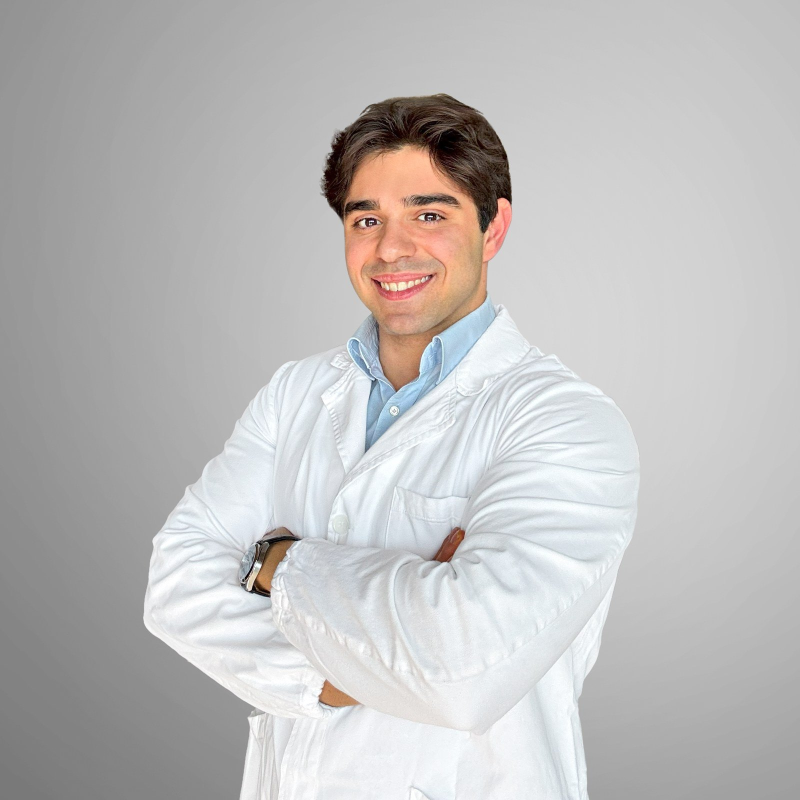
#> input picture libreria/ritratto-camice-grigio.jpg, 1599 x 1600 px, found by its file name (shown at 1/2 size); its folder holds 8 pictures in this run
$ python reel_bilancia.py
#> lines starting #> are read from the running program, lines starting #| are printed output that depends on the picture
### sistema/v2/render.py
"""Generatore delle immagini dei caroselli di @dott_promenzio.

Stile "sito": ricalca il design system del sito (Navy AP e Carta).
Uso: render(carosello, cartella_uscita, cartella_font) -> lista di percorsi JPEG.
Tipi di slide: cover, point, quote, cta.
"""
import colorsys, os, random
from PIL import Image, ImageDraw, ImageFont

W, H, M = 1080, 1350, 92


def hsl(h, s, l):
    r, g, b = colorsys.hls_to_rgb(h / 360, l / 100, s / 100)
    return (round(r * 255), round(g * 255), round(b * 255))


C = dict(
    carta=hsl(40, 33, 98), bianco=(255, 255, 255), ink=hsl(218, 17, 13),
    ink2=hsl(216, 8, 38), ink3=hsl(219, 6, 44), ink2_luce=hsl(208, 18, 29),
    navy50=hsl(216, 45, 96), navy200=hsl(215, 43, 81), navy300=hsl(217, 49, 72),
    navy600=hsl(217, 55, 35), tit500=hsl(209, 16, 44), tit900=hsl(210, 18, 17),
    riga=(224, 224, 224), su_scuro=hsl(40, 20, 98), su_scuro2=hsl(40, 8, 78),
    azione_scuro=hsl(217, 68, 68), azione_scuro_testo=hsl(220, 46, 10),
    riga_scuro=(66, 74, 82),
)

FONT_DIR = "fonts"


def F(peso, size):
    nome = {400: "Inter_400Regular", 500: "Inter_500Medium", 600: "Inter_600SemiBold", 700: "Inter_700Bold"}[peso]
    return ImageFont.truetype(os.path.join(FONT_DIR, nome + ".ttf"), size)


# [63 lines left out: functions larghezza, scrivi, a_capo, blocco, cielo, not called in this run]


_CIELO = None


# [16 lines left out: functions intestazione, piede, not called in this run]


def occhiello(d, xy, testo, fill):
    scrivi(d, xy, testo.upper(), F(600, 26), fill, 0.09)


# [71 lines left out: functions pillola, render, not called in this run]

### sistema/v2/reel_bilancia.py
import sys, os, subprocess, shutil
BASE = os.environ.get('IG_BASE', '/home/claude/ig'); sys.path.insert(0, BASE + '/sistema' if os.path.exists(BASE + '/sistema/foto.py') else BASE)
import numpy as np
from PIL import Image, ImageDraw
import render as R, foto as FT
R.FONT_DIR = os.environ.get('IG_FONTS', BASE + '/fonts')
C = R.C
MAT = os.environ.get('IG_MAT', BASE + '/libreria/')
W, H, FPS = 1080, 1920, 30
M = 90
OUT = os.environ.get('IG_OUT', BASE + '/out') + '/reel'; FR = OUT + '/frames'
os.makedirs(FR, exist_ok=True)
RANGE = os.environ.get('IG_RANGE')  # es. '0:300' per lavorare a blocchi
SOLO_VIDEO = os.environ.get('IG_SOLO_VIDEO') == '1'
bianco = (255, 255, 255); evid = C["navy300"]

# (foto, fx, fy, durata, righe testo [(testo, peso, size, colore)], zoom da, a)
SCENE = [
 ('ritratto-camice-grigio.jpg', .5, .35, 3.5, [("Ti pesi e segna", 600, 84, bianco), ("un chilo in più", 600, 84, evid), ("di ieri?", 600, 84, bianco)], 1.00, 1.10),
 ('metro-girovita.jpg', .5, .5, 4.5, [("Quasi certamente", 600, 76, bianco), ("non è grasso.", 600, 76, evid), ("Per un chilo di grasso servono circa 7.000 calorie in più del necessario.", 400, 46, bianco)], 1.12, 1.00),
 ('cena-tavola.jpg', .5, .5, 4.5, [("Una cena salata", 600, 76, bianco), ("fa trattenere acqua,", 600, 76, bianco), ("per qualche giorno.", 600, 76, evid)], 1.00, 1.12),
 ('piatto-riso-verdure.jpg', .5, .5, 4.5, [("Ogni grammo di glicogeno", 600, 70, bianco), ("nei muscoli si porta dietro", 600, 70, bianco), ("circa 3 grammi d'acqua.", 600, 70, evid)], 1.10, 1.00),
 ('strumenti-plicometro-metro.jpg', .5, .5, 5.0, [("Pesati sempre alla stessa ora", 600, 62, bianco), ("e guarda la media delle settimane.", 600, 62, bianco), ("Meglio ancora: misura il girovita.", 600, 62, evid)], 1.00, 1.10),
 ('visita-studio.jpg', .45, .45, 4.0, [("Ti aiuto a leggere", 600, 84, bianco), ("i numeri giusti.", 600, 84, evid)], 1.08, 1.00),
]
XF = 0.4  # dissolvenza

def base(nome, fx, fy):
#> called with nome = 'ritratto-camice-grigio.jpg', fx = 0.5, fy = 0.35
    img = Image.open(MAT + nome).convert("RGB")
#> img is the input picture: PIL image 1599x1600 RGB; mean R, G, B 190.1, 188.7, 188.4
    s = max(W / img.width, H / img.height) * 1.14
#> s = 1.37
    return img.resize((round(img.width * s), round(img.height * s)), Image.LANCZOS), fx, fy

def inquadra(b, z, zmax=1.14):
    img, fx, fy = b
    w, h = round(W * zmax / z), round(H * zmax / z)
    cx, cy = img.width * fx, img.height * fy
    x = min(max(round(cx - w / 2), 0), img.width - w); y = min(max(round(cy - h / 2), 0), img.height - h)
    return img.crop((x, y, x + w, y + h)).resize((W, H), Image.BILINEAR)

VELO = None
def velo(im):
    global VELO
    if VELO is None:
        a = np.zeros((H, 1), np.float32)
        for y in range(H):
            t1 = max(0, 1 - y / 420) * 0.55
            if y < 820: t2 = 0
            elif y < 1080: t2 = ((y - 820) / 260) ** 1.5
            else: t2 = 1
            a[y, 0] = max(t1, 0.8 * t2)
        VELO = Image.fromarray((np.repeat(a, W, 1) * 255).astype(np.uint8))
    return Image.composite(Image.new("RGB", (W, H), (10, 14, 22)), im, VELO)

def testo(d, righe, t_scena, alpha_glob):
    y = 1100
    for k, (tx, peso, size, col) in enumerate(righe):
        t0 = 0.25 + k * 0.45
        a = min(1, max(0, (t_scena - t0) / 0.35)) * alpha_glob
        if a <= 0:
            f = R.F(peso, size); y += len(R.a_capo(tx, f, W - 2 * M, -0.02 if peso == 600 else 0)) * round(size * 1.15) + 10; continue
        off = round((1 - a) * 24)
        colore = tuple(round(c * a + 20 * (1 - a)) for c in col)
        y = R.blocco(d, (M, y + off), tx, peso, size, colore, W - 2 * M, 1.15 if peso == 600 else 1.35, -0.02 if peso == 600 else 0) - off + 10

def firma(d):
    R.scrivi(d, (M, 150), "Dott. Alessandro Promenzio", R.F(600, 36), bianco, -0.008)
    R.scrivi(d, (M, 196), "Biologo Nutrizionista", R.F(400, 28), (225, 230, 238), 0.01)

basi = [base(s[0], s[1], s[2]) for s in SCENE]
#> call 2 of base, with nome = 'metro-girovita.jpg', fx = 0.5, fy = 0.5
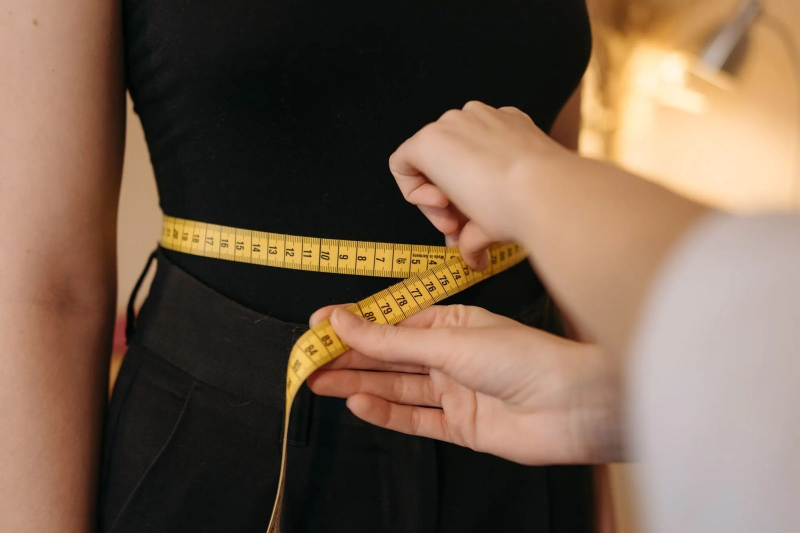
#> input picture libreria/metro-girovita.jpg, 1600 x 1066 px, found by its file name (shown at 1/2 size)
#> in base, img is the input picture: PIL image 1600x1066 RGB; mean R, G, B 118.2, 95.2, 77
#> call 3 of base, with nome = 'cena-tavola.jpg', fx = 0.5, fy = 0.5
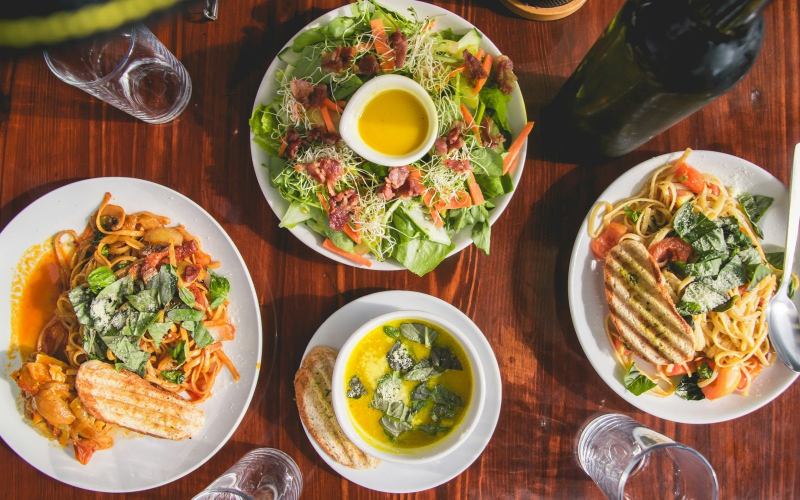
#> input picture libreria/cena-tavola.jpg, 1600 x 999 px, found by its file name (shown at 1/2 size)
#> in base, img is the input picture: PIL image 1600x999 RGB; mean R, G, B 140.5, 110, 76.9
#> call 4 of base, with nome = 'piatto-riso-verdure.jpg', fx = 0.5, fy = 0.5
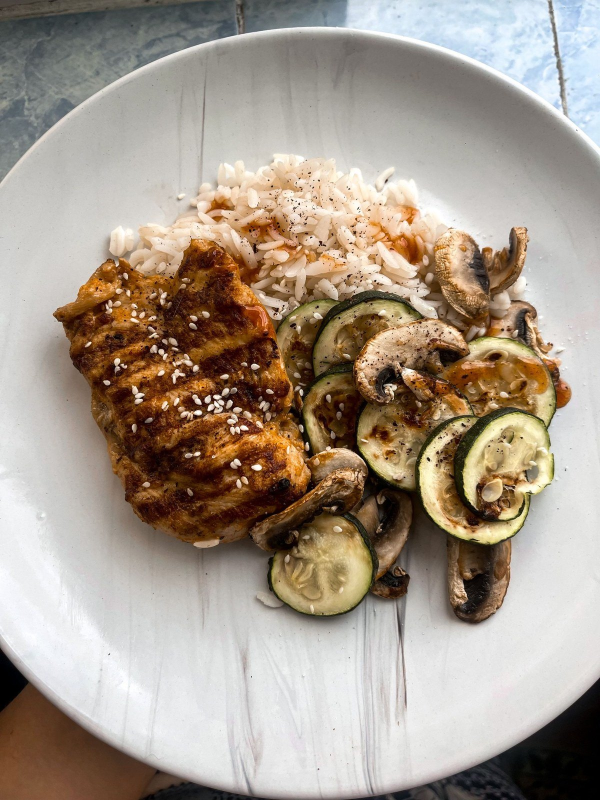
#> input picture libreria/piatto-riso-verdure.jpg, 1200 x 1600 px, found by its file name (shown at 1/2 size)
#> in base, img is the input picture: PIL image 1200x1600 RGB; mean R, G, B 165.8, 153, 139.6
#> (the run stopped early here; a loop or call above may not have finished)
